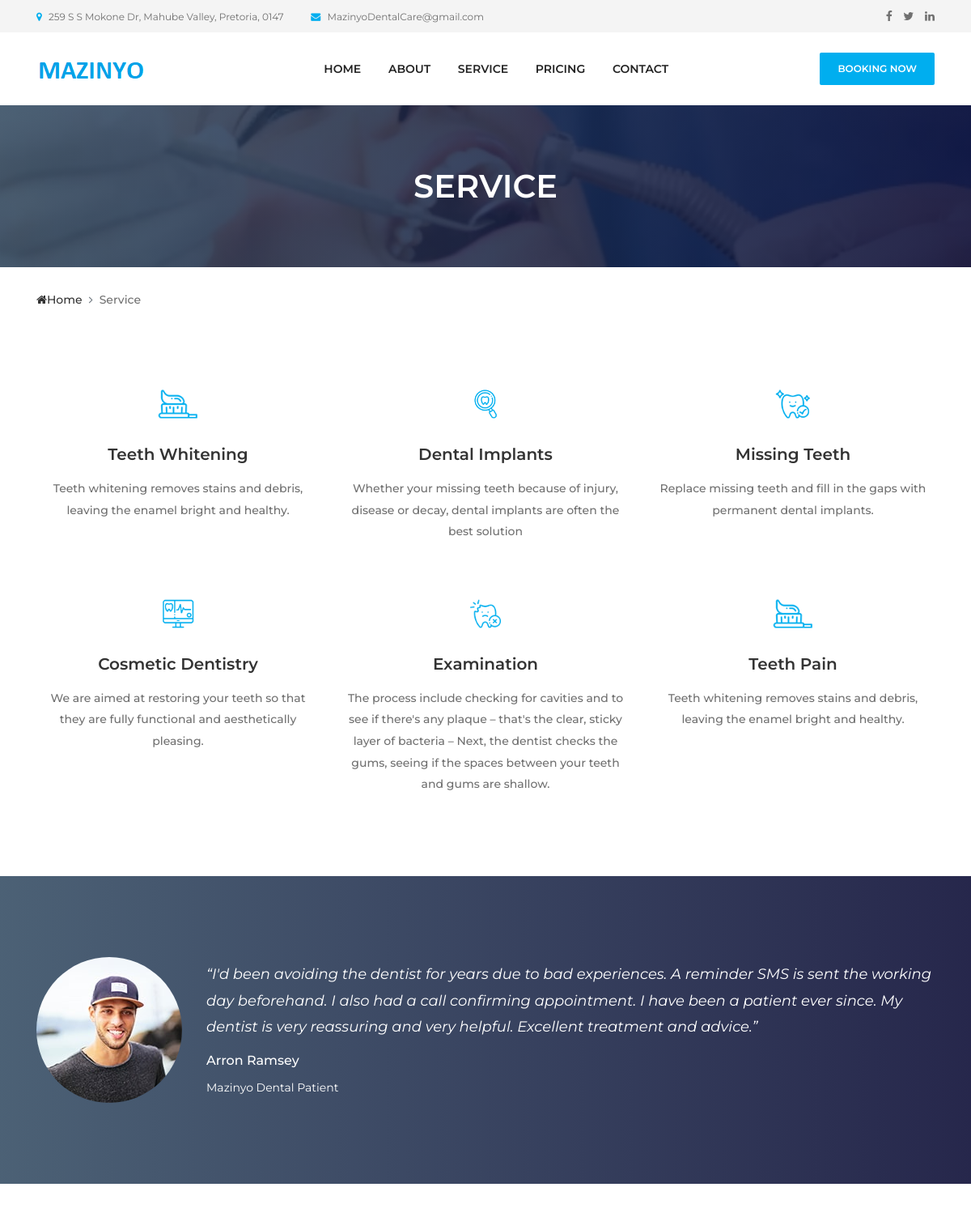
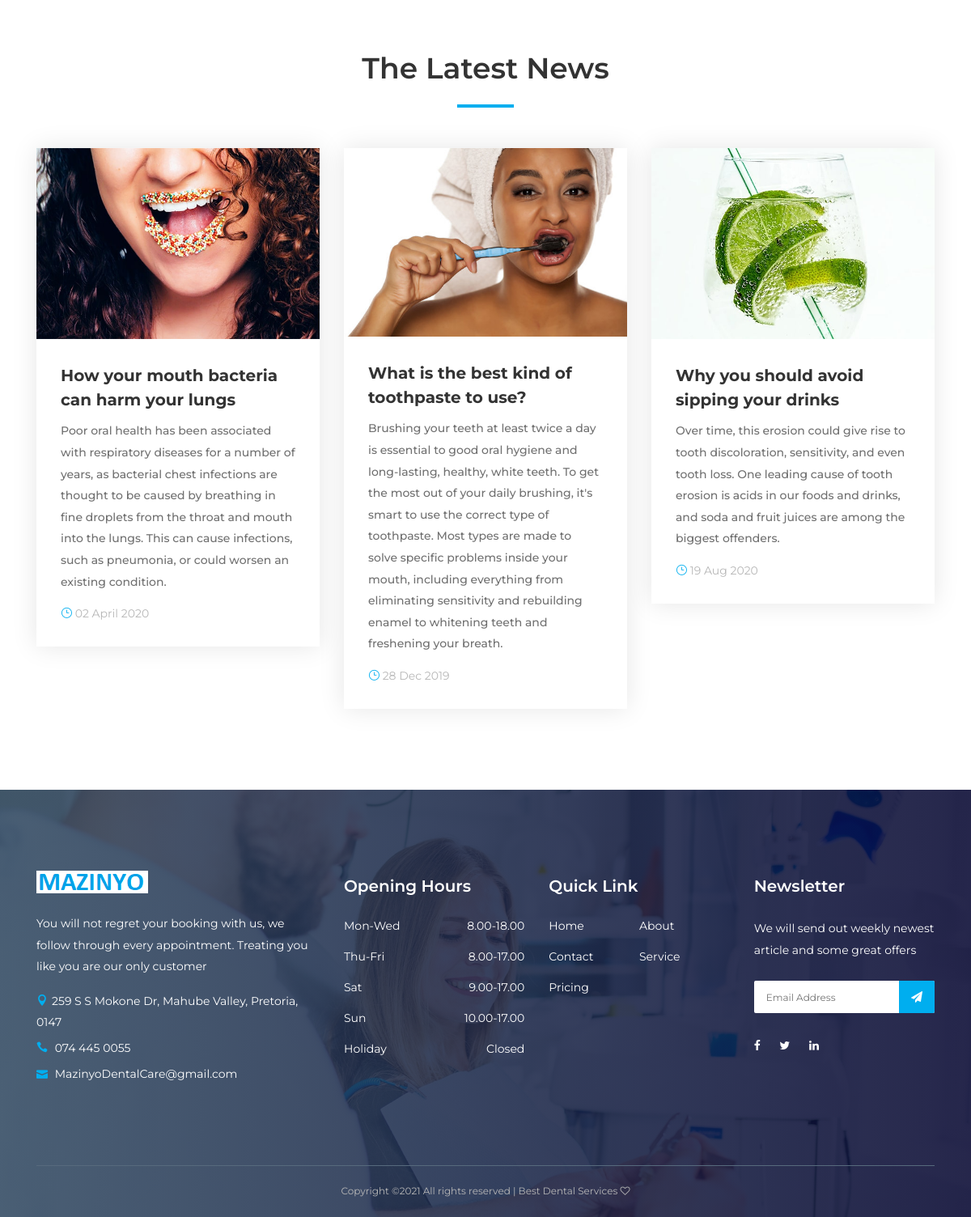
The page /service.html on the database its author committed (2 pictures, top to bottom).
### website/models.py (models this page shows, shortened)
class Service(models.Model):
    image = models.ImageField(upload_to='website/', blank=True, null=True)
    title = models.CharField(max_length=155)
    content = models.TextField()

### website/views.py (the view)
# urls.py: path('service.html', views.service, name="service"),
def service(request):
    service = Service.objects.all()
    return render(request, 'service.html', {'service':service})

### website/templates/service.html (shortened to what this page needs)
{% extends 'base.html' %}
{% load static %}
{% block content %}
  <div class="breadcumb-area bg-img bg-gradient-overlay" style="background-image: url({% static 'website/img/bg-img/12.jpg' %});">
    <div class="container h-100">
      <div class="row h-100 align-items-center">
        <div class="col-12">
          <h2 class="title">Service</h2>
        </div>
      </div>
    </div>
  </div>
  <div class="breadcumb--con">
    <div class="container">
      <div class="row">
        <div class="col-12">
          <nav aria-label="breadcrumb">
            <ol class="breadcrumb">
              <li class="breadcrumb-item"><a href="{% url 'home' %}"><i class="fa fa-home"></i>Home</a></li>
              <li class="breadcrumb-item active" aria-current="page">Service</li>
            </ol>
          </nav>
        </div>
      </div>
    </div>
  </div>
  <section class="dento-services-area mt-50 mb-50">
    <div class="container">
      <div class="row">
        {% for i in service %}
        <div class="col-12 col-sm-6 col-lg-4">
          <div class="single-service--area text-center mb-50">
            <div class="icon--">
              <img src="{{ i.image.url }}" alt="image">
            </div>
            <h5>{{i.title}}</h5>
            <p>{{ i.content }}</p>
          </div>
        </div>
        {% endfor %}
      </div>
    </div>
  </section>
  <section class="testimonials-area section-padding-100 bg-img bg-gradient-overlay jarallax clearfix" style="background-image: url({% static 'website/img/bg-img/7.jpg' %});">
    <div class="container">
      <div class="row">
        <div class="col-12">
          <div class="testimonials-slides owl-carousel">
            <div class="single-testimonial-slide d-flex align-items-center">
              <div class="testimonial-thumb">
                <img src="{% static 'website/img/bg-img/8.jpg' %}" alt="">
              </div>
              <div class="testimonial-content">
                <h5>“I'd been avoiding the dentist for years due to bad experiences. A reminder SMS is sent the working day beforehand. I also had a call confirming appointment. I have been a patient ever since. My dentist is very reassuring and
                  very helpful. Excellent treatment and advice.”</h5>
                <h6>Arron Ramsey</h6>
                <p>Mazinyo Dental Patient</p>
              </div>
            </div>
          </div>
        </div>
      </div>
    </div>
  </section>
  <section class="dento-blog-area section-padding-100-0 clearfix">
    <div class="container">
      <div class="row">
        <div class="col-12">
          <div class="section-heading text-center">
            <h2>The Latest News</h2>
            <div class="line"></div>
          </div>
        </div>
      </div>
      <div class="row">
        <div class="col-12 col-md-6 col-lg-4">
          <div class="single-blog-item mb-100">
            <a href="./blog-details.html">
              <img src="./img/bg-img/4.jpg" alt="">
            </a>
            <div class="blog-content">
              <a href="./blog-details.html" class="post-title">How your mouth bacteria can harm your lungs</a>
              <p>Poor oral health has been associated with respiratory diseases for a number of years, as bacterial chest infections are thought to be caused by breathing in fine droplets from the throat and mouth into the lungs. This can cause infections, such as pneumonia, or could worsen an existing condition.</p>
              <div class="post-meta">
                <a href="#"><i class="icon_clock_alt"></i> 02 April 2020</a>
              </div>
            </div>
          </div>
        </div>
        <div class="col-12 col-md-6 col-lg-4">
          <div class="single-blog-item mb-100">
            <a href="./blog-details.html">
              <img src="./img/bg-img/5.jpg" alt="">
            </a>
            <div class="blog-content">
              <a href="./blog-details.html" class="post-title">What is the best kind of toothpaste to use?</a>
              <p>Brushing your teeth at least twice a day is essential to good oral hygiene and long-lasting, healthy, white teeth. To get the most out of your daily brushing, it's smart to use the correct type of toothpaste. Most types are made to solve specific problems inside your mouth, including everything from eliminating sensitivity and rebuilding enamel to whitening teeth and freshening your breath.</p>
              <div class="post-meta">
                <a href="#"><i class="icon_clock_alt"></i> 28 Dec 2019</a>
              </div>
            </div>
          </div>
        </div>
        <div class="col-12 col-md-6 col-lg-4">
          <div class="single-blog-item mb-100">
            <a href="./blog-details.html">
              <img src="./img/bg-img/6.jpg" alt="">
            </a>
            <div class="blog-content">
              <a href="./blog-details.html" class="post-title">Why you should avoid sipping your drinks</a>
              <p>Over time, this erosion could give rise to tooth discoloration, sensitivity, and even tooth loss. One leading cause of tooth erosion is acids in our foods and drinks, and soda and fruit juices are among the biggest offenders.</p>
              <div class="post-meta">
                <a href="#"><i class="icon_clock_alt"></i> 19 Aug 2020</a>
              </div>
            </div>
          </div>
    </div>
  </section>
{% endblock %}

### website/templates/base.html (shortened to what this page needs)
{% load static %}
<!DOCTYPE html>
<html lang="en">
<head>
  <link rel="stylesheet" href="{% static 'website/css/style.css' %}">
</head>
<body>
  <header class="header-area">
    <div class="top-header-area">
      <div class="container h-100">
        <div class="row h-100 align-items-center">
          <div class="col-6 col-md-9 col-lg-8">
            <div class="top-header-content">
              <a href="#" data-toggle="tooltip" data-placement="bottom" title="259 S S Mokone Dr, Mahube Valley, Pretoria, 0147"><i class="fa fa-map-marker"></i> <span>259 S S Mokone Dr, Mahube Valley, Pretoria, 0147</span></a>
              <a href="#" data-toggle="tooltip" data-placement="bottom" title="MazinyoDentalCare@gmail.com"><i class="fa fa-envelope"></i> <span>MazinyoDentalCare@gmail.com</span></a>
            </div>
          </div>
          <div class="col-6 col-md-3 col-lg-4">
            <div class="top-header-social-info text-right">
              <a href="#" data-toggle="tooltip" data-placement="bottom" title="Facebook"><i class="fa fa-facebook"></i></a>
              <a href="#" data-toggle="tooltip" data-placement="bottom" title="Twitter"><i class="fa fa-twitter"></i></a>
              <a href="#" data-toggle="tooltip" data-placement="bottom" title="Linkedin"><i class="fa fa-linkedin"></i></a>
            </div>
          </div>
        </div>
      </div>
    </div>
    <div class="main-header-area">
      <div class="classy-nav-container breakpoint-off">
        <div class="container">
          <nav class="classy-navbar justify-content-between" id="dentoNav">
            <a class="nav-brand" href="{% url 'home' %}"><img src="{% static 'website/img/core-img/logo.png' %}" alt=""></a>
            <div class="classy-menu">
              <div class="classynav">
                <ul id="nav">
                  <li><a href="{% url 'home' %}">Home</a></li>
                  <li><a href="{% url 'about' %}">About</a></li>
                  <li><a href="{% url 'service' %}">Service</a></li>
                  <li><a href="{% url 'pricing' %}">Pricing</a></li>
                  <li><a href="{% url 'contact' %}">Contact</a></li>
                </ul>
              </div>
            </div>
            <a href="{% url 'booknow' %}" class="btn dento-btn booking-btn">Booking Now</a>
          </nav>
        </div>
      </div>
    </div>
  </header>
{% block content %}
{% endblock %}
  <footer class="footer-area bg-img bg-gradient-overlay" style="background-image: url({% static 'website/img/bg-img/3.jpg' %});">
    <div class="container">
      <div class="row">
        <div class="col-12 col-sm-6 col-lg-4">
          <div class="single-footer-widget">
            <a href="./home.html" class="d-block mb-4"><img src="{% static 'website/img/core-img/logo.png' %}" alt=""></a>
            <p>You will not regret your booking with us, we follow through every appointment. Treating you like you are our only customer</p>
            <div class="footer-contact">
              <p><i class="icon_pin"></i>259 S S Mokone Dr, Mahube Valley, Pretoria, 0147</p>
              <p><i class="icon_phone"></i> 074 445 0055</p>
              <p><i class="icon_mail"></i> MazinyoDentalCare@gmail.com</p>
            </div>
          </div>
        </div>
        <div class="col-12 col-sm-6 col-lg">
          <div class="single-footer-widget">
            <h5 class="widget-title">Opening Hours</h5>
            <ul class="opening-hours">
              <li><span>Mon-Wed</span> <span>8.00-18.00</span></li>
              <li><span>Thu-Fri</span> <span>8.00-17.00</span></li>
              <li><span>Sat</span> <span>9.00-17.00</span></li>
              <li><span>Sun</span> <span>10.00-17.00</span></li>
              <li><span>Holiday</span> <span>Closed</span></li>
            </ul>
          </div>
        </div>
        <div class="col-12 col-sm-6 col-lg">
          <div class="single-footer-widget">
            <h5 class="widget-title">Quick Link</h5>
            <nav>
              <ul class="quick-links">
                <li><a href="{% url 'home' %}">Home</a></li>
                <li><a href="{% url 'about' %}">About</a></li>
                <li><a href="{% url 'contact' %}">Contact</a></li>
                <li><a href="{% url 'service' %}">Service</a></li>
                <li><a href="{% url 'pricing' %}">Pricing</a></li>
              </ul>
            </nav>
          </div>
        </div>
        <div class="col-12 col-sm-6 col-lg">
          <div class="single-footer-widget">
            <h5 class="widget-title">Newsletter</h5>
            <p>We will send out weekly newest article and some great offers</p>
            <div class="footer-newsletter-form">
              <form action="#" method="post">
                <input type="email" name="nl-email" value="" placeholder="Email Address">
                <button type="submit"><i class="fa fa-paper-plane" aria-hidden="true"></i></button>
              </form>
            </div>
            <div class="footer-social-info">
              <a href="#" data-toggle="tooltip" data-placement="top" title="Facebook"><i class="fa fa-facebook"></i></a>
              <a href="#" data-toggle="tooltip" data-placement="top" title="Twitter"><i class="fa fa-twitter"></i></a>
              <a href="#" data-toggle="tooltip" data-placement="top" title="Linkedin"><i class="fa fa-linkedin"></i></a>
            </div>
          </div>
        </div>
      </div>
    </div>
    <div class="container">
      <div class="row">
        <div class="col-12">
          <div class="copywrite-content">
            <p>
Copyright &copy;<script>document.write(new Date().getFullYear());</script> All rights reserved | Best Dental Services <i class="fa fa-heart-o" aria-hidden="true"></i>
          </div>
        </div>
      </div>
    </div>
  </footer>
</body>
</html>

### static/website/css/default-assets/classy-nav.css (style rules this page uses)
body { font-family: "Roboto", sans-serif; }
ul { margin: 0; }
ul li { list-style: none; }
img { height: auto; max-width: 100%; }
.bg-img { background-position: center center; background-size: cover; background-repeat: no-repeat; }
.classy-nav-container { position: relative; z-index: 100; background-color: #ffffff; }
.classy-nav-container * { box-sizing: border-box; }
.classy-nav-container a { -webkit-transition-duration: 500ms; transition-duration: 500ms; text-decoration: none; outline: none; font-size: 14px; font-weight: 400; color: #232323; display: inline-block; }
.justify-content-between { -webkit-box-pack: justify; -ms-flex-pack: justify; justify-content: space-between; }
.classy-navbar { width: 100%; height: 70px; padding: 0.5em 2em; display: -webkit-box; display: -ms-flexbox; display: flex; -webkit-box-align: center; -ms-flex-align: center; -ms-grid-row-align: center; align-items: center; }
.classy-navbar .nav-brand { font-size: 26px; font-weight: 500; color: #565656; display: inline-block; margin-right: 30px; }
.classynav ul li { display: inline-block; clear: both; position: inherit; z-index: 10; }
.classynav ul li a { padding: 0 12px; display: block; height: 35px; font-size: 14px; line-height: 34px; }
.breakpoint-off .classynav { display: -webkit-box; display: -ms-flexbox; display: flex; -webkit-box-align: center; -ms-flex-align: center; -ms-grid-row-align: center; align-items: center; }

### rows shown on the page
Service: image (picture), title "Teeth Whitening", content "Teeth whitening removes stains and debris, leaving the enamel bright and healthy."
Service: image (picture), title "Dental Implants", content "Whether your missing teeth because of injury, disease or decay, dental implants are often the best solution"
Service: image (picture), title "Missing Teeth", content "Replace missing teeth and fill in the gaps with permanent dental implants."
Service: image (picture), title "Cosmetic Dentistry", content "We are aimed at restoring your teeth so that they are fully functional and aesthetically pleasing."
Service: image (picture), title "Examination", content "The process include checking for cavities and to see if there's any plaque – that's the clear, sticky layer of bacteria – Next, the dentist checks the gums, seeing if the spaces between your teeth and gums are shallow."
Service: image (picture), title "Teeth Pain", content "Teeth whitening removes stains and debris, leaving the enamel bright and healthy."
